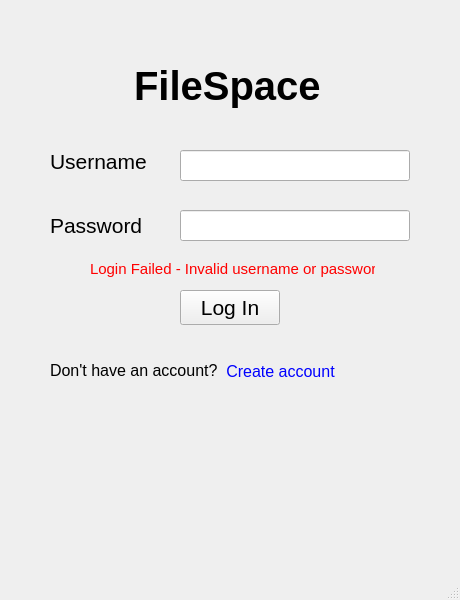
<?xml version="1.0" encoding="UTF-8"?>
<ui version="4.0">
 <class>MainWindow</class>
 <widget class="QMainWindow" name="MainWindow">
  <property name="geometry">
   <rect>
    <x>0</x>
    <y>0</y>
    <width>460</width>
    <height>600</height>
   </rect>
  </property>
  <property name="mouseTracking">
   <bool>true</bool>
  </property>
  <property name="tabletTracking">
   <bool>true</bool>
  </property>
  <property name="windowTitle">
   <string>MainWindow</string>
  </property>
  <widget class="QWidget" name="centralwidget">
   <widget class="QLabel" name="label">
    <property name="geometry">
     <rect>
      <x>134</x>
      <y>60</y>
      <width>191</width>
      <height>51</height>
     </rect>
    </property>
    <property name="font">
     <font>
      <pointsize>30</pointsize>
      <weight>75</weight>
      <italic>false</italic>
      <bold>true</bold>
     </font>
    </property>
    <property name="mouseTracking">
     <bool>false</bool>
    </property>
    <property name="text">
     <string>FileSpace</string>
    </property>
   </widget>
   <widget class="QLabel" name="username_label">
    <property name="geometry">
     <rect>
      <x>50</x>
      <y>150</y>
      <width>101</width>
      <height>23</height>
     </rect>
    </property>
    <property name="font">
     <font>
      <pointsize>16</pointsize>
     </font>
    </property>
    <property name="text">
     <string>Username</string>
    </property>
   </widget>
   <widget class="QLabel" name="password_label">
    <property name="geometry">
     <rect>
      <x>50</x>
      <y>210</y>
      <width>101</width>
      <height>31</height>
     </rect>
    </property>
    <property name="font">
     <font>
      <pointsize>16</pointsize>
     </font>
    </property>
    <property name="text">
     <string>Password</string>
    </property>
   </widget>
   <widget class="QLineEdit" name="username_input">
    <property name="geometry">
     <rect>
      <x>180</x>
      <y>150</y>
      <width>230</width>
      <height>31</height>
     </rect>
    </property>
   </widget>
   <widget class="QLineEdit" name="password_input">
    <property name="geometry">
     <rect>
      <x>180</x>
      <y>210</y>
      <width>230</width>
      <height>31</height>
     </rect>
    </property>
    <property name="tabletTracking">
     <bool>false</bool>
    </property>
    <property name="autoFillBackground">
     <bool>false</bool>
    </property>
    <property name="echoMode">
     <enum>QLineEdit::Password</enum>
    </property>
    <property name="clearButtonEnabled">
     <bool>false</bool>
    </property>
   </widget>
   <widget class="QPushButton" name="login_button">
    <property name="geometry">
     <rect>
      <x>180</x>
      <y>290</y>
      <width>100</width>
      <height>35</height>
     </rect>
    </property>
    <property name="font">
     <font>
      <pointsize>16</pointsize>
     </font>
    </property>
    <property name="text">
     <string>Log In</string>
    </property>
   </widget>
   <widget class="QLabel" name="create_account_label">
    <property name="geometry">
     <rect>
      <x>50</x>
      <y>350</y>
      <width>171</width>
      <height>41</height>
     </rect>
    </property>
    <property name="font">
     <font>
      <pointsize>12</pointsize>
     </font>
    </property>
    <property name="text">
     <string>Don't have an account?</string>
    </property>
   </widget>
   <widget class="QPushButton" name="create_account_button">
    <property name="geometry">
     <rect>
      <x>220</x>
      <y>360</y>
      <width>121</width>
      <height>23</height>
     </rect>
    </property>
    <property name="font">
     <font>
      <pointsize>12</pointsize>
     </font>
    </property>
    <property name="styleSheet">
     <string notr="true">color: rgb(0, 0, 255)</string>
    </property>
    <property name="text">
     <string>Create account</string>
    </property>
    <property name="flat">
     <bool>true</bool>
    </property>
   </widget>
   <widget class="QLabel" name="label_2">
    <property name="enabled">
     <bool>true</bool>
    </property>
    <property name="geometry">
     <rect>
      <x>90</x>
      <y>260</y>
      <width>285</width>
      <height>18</height>
     </rect>
    </property>
    <property name="font">
     <font>
      <pointsize>11</pointsize>
     </font>
    </property>
    <property name="styleSheet">
     <string notr="true">color:rgb(255, 0, 0)</string>
    </property>
    <property name="text">
     <string>Login Failed - Invalid username or password</string>
    </property>
   </widget>
  </widget>
  <widget class="QMenuBar" name="menubar">
   <property name="geometry">
    <rect>
     <x>0</x>
     <y>0</y>
     <width>460</width>
     <height>21</height>
    </rect>
   </property>
  </widget>
  <widget class="QStatusBar" name="statusbar"/>
 </widget>
 <resources/>
 <connections/>
</ui>
